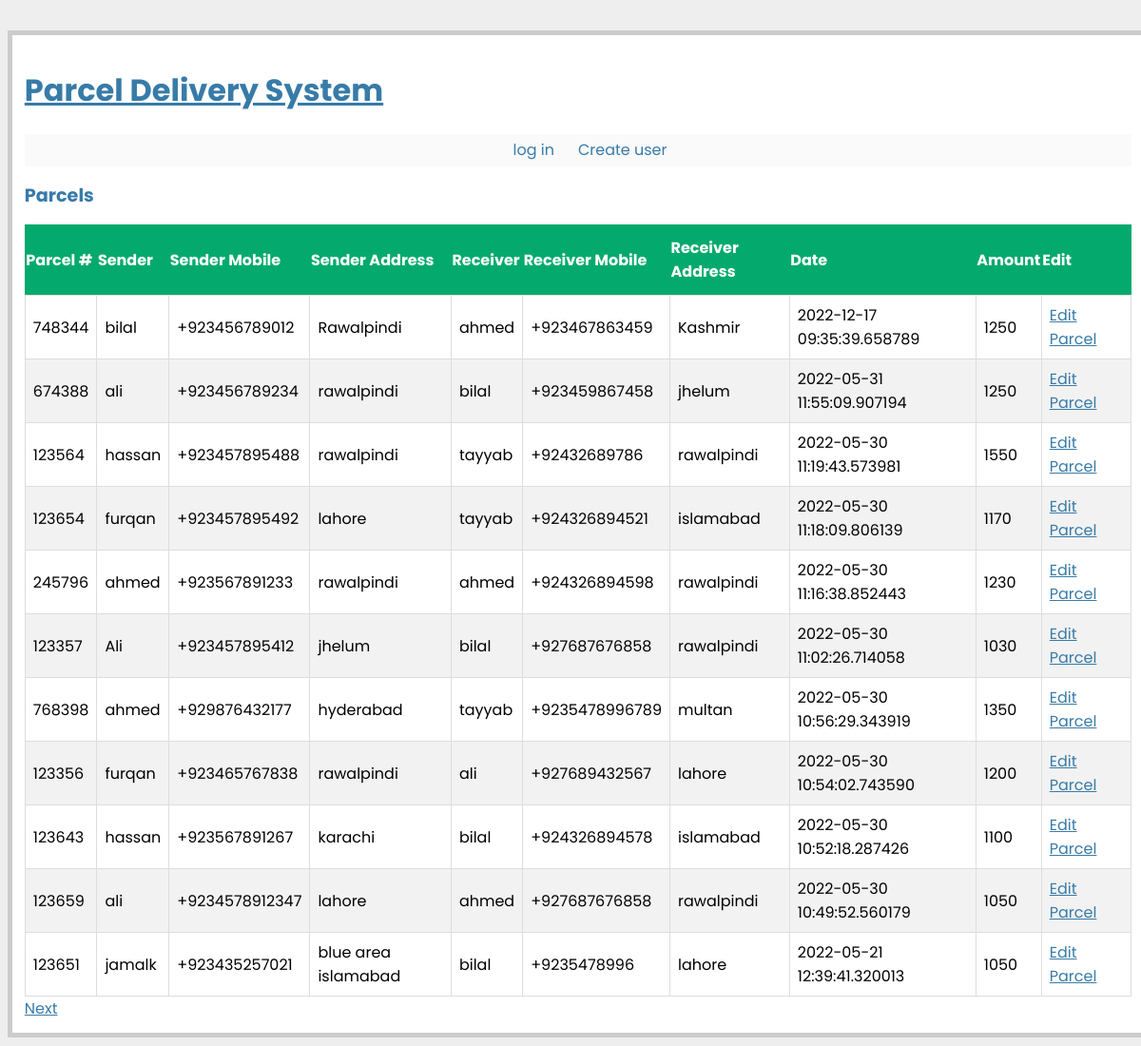
The app's page /parcels/ with its own data.
### app.py (models this page shows, shortened)
class BaseModel(Model):
    class Meta:
        database = database

class Parcel(BaseModel):
    user = ForeignKeyField(User, backref='parcels')
    parcelnumber = TextField()
    sendername = TextField()
    sendermobilenumber = TextField()
    senderaddress = TextField()
    receivername = TextField()
    receivermobilenumber = TextField()
    receiveraddress = TextField()
    parcelweight = DecimalField()
    amount = DecimalField()
    pub_date = DateTimeField()
    destination_branch = IntegerField()
    is_received_at_destination = BitField()
    is_delivered_to_receiever = BitField()

### app.py (the view)
@app.route('/parcels/')
def parcels():
    parcels = Parcel.select().order_by(Parcel.pub_date.desc())
    return object_list('parcels.html', parcels, 'parcel_list')

### app.py (called while the page is built)
def get_current_user():
    if session.get('logged_in'):
        return User.get(User.id == session['user_id'])

def object_list(template_name, qr, var_name='object_list', **kwargs):
    kwargs.update(
        page=int(request.args.get('page', 1)),
        pages=qr.count() / 4 + 1)
    kwargs[var_name] = qr.paginate(kwargs['page'])
    return render_template(template_name, **kwargs)

@app.before_request
def before_request():
    g.db = database
    g.db.connect(reuse_if_open=True)

@app.after_request
def after_request(response):
    g.db.close()
    return response

@app.context_processor
def _inject_user():
    return {'current_user': get_current_user()}

### templates/parcels.html
{% extends "layout.html" %}
{% block body %}
  <h2>Parcels</h2>
<table id="parcels">
    <thead>
    <tr>
        <th>Parcel #</th>
        <th>Sender</th>
        <th>Sender Mobile</th>
        <th>Sender Address</th>
        <th>Receiver</th>
       <th>Receiver Mobile</th>
        <th>Receiver Address</th>
         <th>Date</th>
       <th>Amount</th>
        <th>Edit</th>
    </tr>
    </thead>
    <tbody>
    {% for parcel in parcel_list %}
      {% include "includes/parcel.html" %}
    {% endfor %}
      </tbody>
</table>
  {% include "includes/pagination.html" %}
{% endblock %}

### templates/includes/parcel.html
<tr>
 <td class="parcel-content">{{ parcel.parcelnumber }}</td>
 <td class="parcel-content">{{ parcel.sendername }}</td>
 <td class="parcel-content">{{ parcel.sendermobilenumber }}</td>
 <td class="parcel-content">{{ parcel.senderaddress }}</td>
 <td class="parcel-content">{{ parcel.receivername }}</td>
 <td class="parcel-content">{{ parcel.receivermobilenumber }}</td>
 <td class="parcel-content">{{ parcel.receiveraddress }}</td>
 <td class="parcel-content">{{ parcel.pub_date|urlize }}</td>
<td class="parcel-content">{{ parcel.amount }}</td>
  <td class="parcel-content">
    <a class="avatar" href="{{ url_for('editparcel' , id=parcel.id) }}">
    Edit Parcel
    </a>
  </td>
</tr>

### static/style.css (style rules this page uses)
* { font-family: 'Poppins', sans-serif; box-sizing: border-box; }
a, h1, h2 { color: #377BA8; }
h2 { font-size: 1.2em; }
.avatar { display: block; float: left; margin: 0 10px 0 0; }
.parcel-content { min-height: 80px; }
#parcels { border-collapse: collapse; width: 100%; }
#parcels td, #customers th { border: 1px solid #ddd; padding: 8px; }
#parcels tr:nth-child(even) { background-color: #f2f2f2; }
#parcels th { padding-top: 12px; padding-bottom: 12px; text-align: left; background-color: #04AA6D; color: white; }

### records on screen
Parcel: parcelnumber "748344", sendername "bilal", sendermobilenumber "+923456789012", senderaddress "Rawalpindi", receivername "ahmed", receivermobilenumber "+923467863459", receiveraddress "Kashmir", pub_date "2022-12-17 09:35:39.658789", amount "1250"
Parcel: parcelnumber "674388", sendername "ali", sendermobilenumber "+923456789234", senderaddress "rawalpindi", receivername "bilal", receivermobilenumber "+923459867458", receiveraddress "jhelum", pub_date "2022-05-31 11:55:09.907194", amount "1250"
Parcel: parcelnumber "123564", sendername "hassan", sendermobilenumber "+923457895488", senderaddress "rawalpindi", receivername "tayyab", receivermobilenumber "+92432689786", receiveraddress "rawalpindi", pub_date "2022-05-30 11:19:43.573981", amount "1550"
Parcel: parcelnumber "123654", sendername "furqan", sendermobilenumber "+923457895492", senderaddress "lahore", receivername "tayyab", receivermobilenumber "+924326894521", receiveraddress "islamabad", pub_date "2022-05-30 11:18:09.806139", amount "1170"
Parcel: parcelnumber "245796", sendername "ahmed", sendermobilenumber "+923567891233", senderaddress "rawalpindi", receivername "ahmed", receivermobilenumber "+924326894598", receiveraddress "rawalpindi", pub_date "2022-05-30 11:16:38.852443", amount "1230"
Parcel: parcelnumber "123357", sendername "Ali", sendermobilenumber "+923457895412", senderaddress "jhelum", receivername "bilal", receivermobilenumber "+927687676858", receiveraddress "rawalpindi", pub_date "2022-05-30 11:02:26.714058", amount "1030"
Parcel: parcelnumber "768398", sendername "ahmed", sendermobilenumber "+929876432177", senderaddress "hyderabad", receivername "tayyab", receivermobilenumber "+9235478996789", receiveraddress "multan", pub_date "2022-05-30 10:56:29.343919", amount "1350"
Parcel: parcelnumber "123356", sendername "furqan", sendermobilenumber "+923465767838", senderaddress "rawalpindi", receivername "ali", receivermobilenumber "+927689432567", receiveraddress "lahore", pub_date "2022-05-30 10:54:02.743590", amount "1200"
Parcel: parcelnumber "123643", sendername "hassan", sendermobilenumber "+923567891267", senderaddress "karachi", receivername "bilal", receivermobilenumber "+924326894578", receiveraddress "islamabad", pub_date "2022-05-30 10:52:18.287426", amount "1100"
Parcel: parcelnumber "123659", sendername "ali", sendermobilenumber "+9234578912347", senderaddress "lahore", receivername "ahmed", receivermobilenumber "+927687676858", receiveraddress "rawalpindi", pub_date "2022-05-30 10:49:52.560179", amount "1050"
Parcel: parcelnumber "123651", sendername "jamalk", sendermobilenumber "+923435257021", senderaddress "blue area islamabad", receivername "bilal", receivermobilenumber "+9235478996", receiveraddress "lahore", pub_date "2022-05-21 12:39:41.320013", amount "1050"
